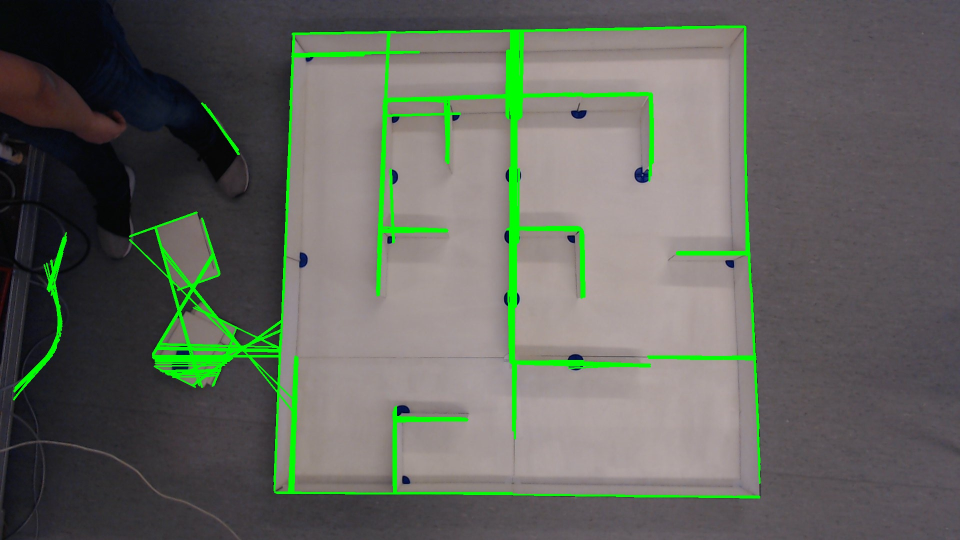
#> input picture Python/ImageProcessing/linjebilde2.jpg, 1920 x 1080 px, given in place of the camera (shown at 1/2 size)
$ python findSnake.py
#> lines starting #> are read from the running program, lines starting #| are printed output that depends on the picture; after the words box and inside, x2 and y2 are one past the last pixel; in counts of white or black regions, pixels touching at a corner belong together
### Python/ImageProcessing/camera.py
"""
Simple protocol to easily be able to use the same overhead camera in all different classes.

author: Håkon Bjerkgaard Waldum, Ruben Svedal Jørundland, Marcus Olai Grindvik
"""

import cv2


class Camera:
    """
    Controls a camera so multiple classes can access the same camera with minimal setup delay \n
    """

    cam = None

    @staticmethod
    def initCam(camNr: int = 0):
        """
        Initialise the camera class with a camera. \n
        must be called only once before getting an instance of the class \n
        :param camNr: Camera to use, 0 is usually the standard webCam on the PC
        :return: None
        """
        Camera.cam = cv2.VideoCapture(camNr)
        Camera.cam.set(cv2.CAP_PROP_FRAME_HEIGHT, 1080)
        Camera.cam.set(cv2.CAP_PROP_FRAME_WIDTH, 1920)
        Camera.cam.set(cv2.CAP_PROP_AUTOFOCUS, 0)

    # [16 lines left out: functions releaseCam, takePictureRgb, not called in this run]

    def takePicture(self):
        """
        Gets one picture from the camera
        :return: Picture as np-array
        """
        _, frame = Camera.cam.read()
        return frame

### Python/ImageProcessing/findSnake.py
"""
Algorithm to detect the different parts of the snake through color thresholding

author: Håkon Bjerkgaard Waldum, Ruben Svedal Jørundland, Marcus Olai Grindvik
"""

import cv2
import numpy as np
from Python.ImageProcessing.camera import Camera
import imutils


class FindSnake:

    def __init__(self):
        pass

    # [52 lines left out: function locateSnake, not called in this run]

    def average(self, values: list, filterExtreme=False) -> float:
        """
        Takes an average of values in a list and removes extreme values if specified
        :param values: list of values
        :param filterExtreme: flag if extreme values should be removed
        :return: average of the list
        """
        if filterExtreme and len(values) > 2:
            minimum = min(values)
            values.remove(minimum)
            maximum = max(values)
            values.remove(maximum)
        return sum(values) / len(values)

    def locateSnakeAverage(self, iterations: int, average: int = 1, filterExtreme=False, picture=None):
        """
        Locates the average of the position of the snake if specified
        :param iterations: amount of pictures to use to create the mask
        :param average: how many values to take average of
        :param filterExtreme: flag if extreme values should be removed
        :param picture: picture to use if no average is wanted
        :return: coordinates of snake parts, masked picture, None if no coordinates are found
        """
#> called with iterations = 1, average = 1, filterExtreme = False
        cam = Camera()

        greenLower = np.array([42, 0, 0], dtype=np.uint8)
        greenUpper = np.array([83, 255, 255], dtype=np.uint8)

        redLower = np.array([100, 170, 20], dtype=np.uint8)
        redUpper = np.array([140, 255, 240], dtype=np.uint8)

        purpleLower = np.array([130, 50, 30])
        purpleHigher = np.array([180, 255, 190])

        if average < 1:
            average = 1

        cordList = [[], [], [], [], [], []]
        mask = None

        for laps in range(average):

            greenFrames = []
            redFrames = []
            purpleFrames = []

            for i in range(iterations):
                if picture is not None and iterations == 1 and average == 1:
                    frame = picture
                else:
                    frame = cam.takePicture()

                blurred = cv2.GaussianBlur(frame, (7, 7), 0)
                hsvFrame = cv2.cvtColor(blurred, cv2.COLOR_BGR2HSV)  # From RGB
                maskG = cv2.inRange(hsvFrame, greenLower, greenUpper)
                greenFrames.append(maskG)

                hsvFrame2 = cv2.cvtColor(blurred, cv2.COLOR_RGB2HSV)  # From BGR
                maskR = cv2.inRange(hsvFrame2, redLower, redUpper)
                redFrames.append(maskR)

                maskBP = cv2.inRange(hsvFrame, purpleLower, purpleHigher)
                purpleFrames.append(maskBP)

            greenSum = greenFrames.pop(0)
            if greenFrames:
                for greenFrame in greenFrames:
                    greenSum = greenSum + greenFrame

            redSum = redFrames.pop(0)
            if redFrames:
                for readFram in redFrames:
                    redSum = redSum + readFram

            purpleSum = purpleFrames.pop(0)
            if purpleFrames:
                for purpleFrame in purpleFrames:
                    purpleSum = purpleSum + purpleFrame

            redMask = cv2.erode(redSum, None, iterations=2)
            redMask = cv2.dilate(redMask, None, iterations=3)

            greenMask = cv2.erode(greenSum, None, iterations=4)
            greenMask = cv2.dilate(greenMask, None, iterations=4)

            purpleMask = cv2.erode(purpleSum, None, iterations=0)
            purpleMask = cv2.dilate(purpleMask, None, iterations=5)

            mask = greenMask + redMask

            greenCnts = cv2.findContours(greenMask, cv2.RETR_EXTERNAL, cv2.CHAIN_APPROX_SIMPLE)
            greenCnts = imutils.grab_contours(greenCnts)

            redCnts = cv2.findContours(redMask, cv2.RETR_EXTERNAL, cv2.CHAIN_APPROX_SIMPLE)
            redCnts = imutils.grab_contours(redCnts)

            purpleCnts = cv2.findContours(purpleMask, cv2.RETR_EXTERNAL, cv2.CHAIN_APPROX_SIMPLE)
            purpleCnts = imutils.grab_contours(purpleCnts)

            x0 = x1 = y0 = y1 = x3 = y3 = None

            if redCnts:
                M = cv2.moments(redCnts[0])
                x1 = int(M["m10"] / M["m00"])
                y1 = int(M["m01"] / M["m00"])

            if greenCnts:
                M1 = cv2.moments(greenCnts[0])
                x0 = int(M1["m10"] / M1["m00"])
                y0 = int(M1["m01"] / M1["m00"])

            if purpleCnts:
                M2 = cv2.moments(purpleCnts[0])
                x3 = int(M2["m10"] / M2["m00"])
                y3 = int(M2["m01"] / M2["m00"])

            if x0 is not None and x1 is not None and y0 is not None and y1 is not None:
                cordList[0].append(x0)
                cordList[1].append(y0)
                cordList[2].append(x1)
                cordList[3].append(y1)
#> this loop made 1 pass
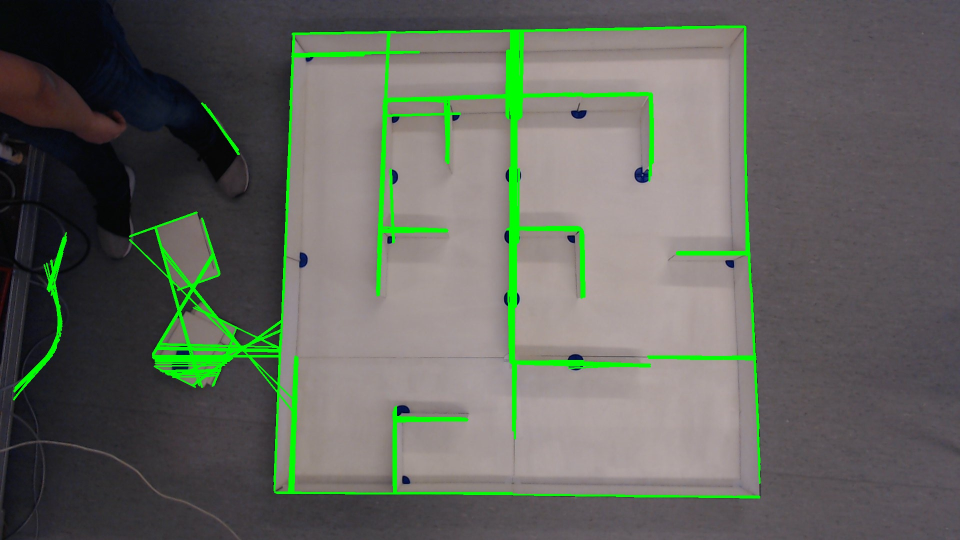
#> input picture Python/ImageProcessing/linjebilde2.jpg, 1920 x 1080 px, given in place of the camera (shown at 1/2 size)
#> pass 1, in locateSnakeAverage, `greenSum = greenFrames.pop(0)`:
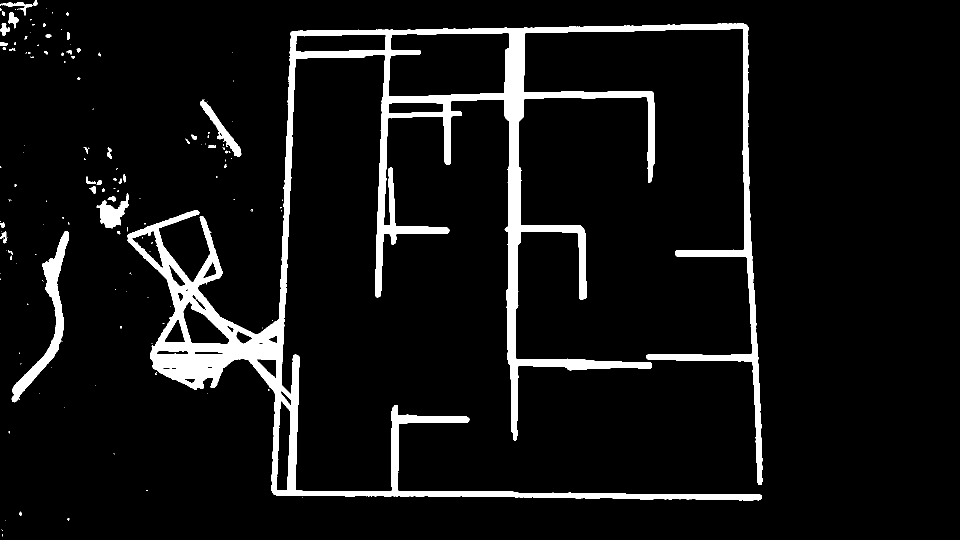
#> greenSum: shape (1080, 1920) (shown at 1/2 size); 7.3% white; 148 white regions (105 under 20 px), largest, box (x1, y1, x2, y2) and area: (255, 47, 1525, 1001) 137287, (23, 462, 138, 805) 6938, (193, 386, 258, 457) 1999
#> pass 1, in locateSnakeAverage, `greenMask = cv2.erode(greenSum, None, iterations=4)`:
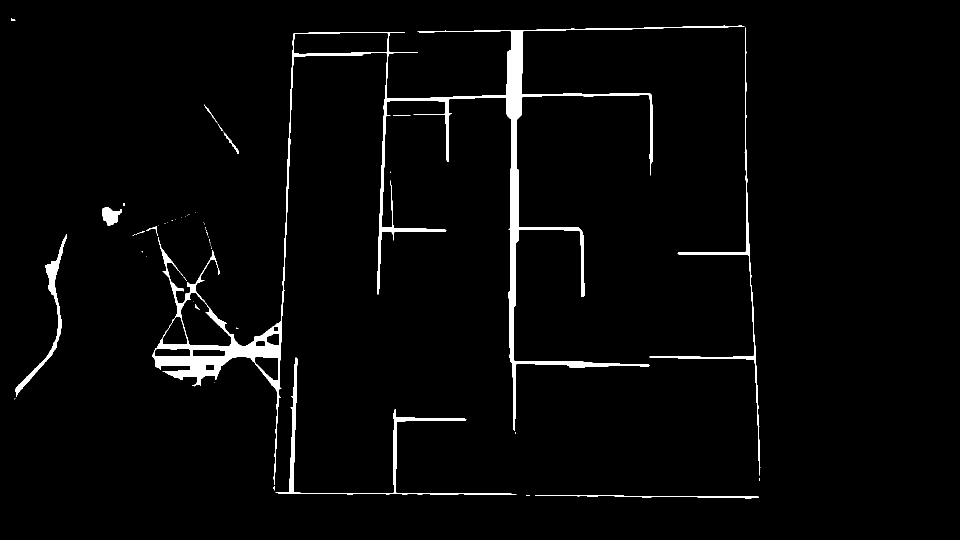
#> greenMask: shape (1080, 1920) (shown at 1/2 size); 2.8% white; 53 white regions (39 under 20 px), largest, box (x1, y1, x2, y2) and area: (305, 51, 1489, 970) 42530, (551, 715, 1033, 990) 4946, (1299, 55, 1521, 951) 4120
#> pass 1, in locateSnakeAverage, `greenMask = cv2.dilate(greenMask, None, iterations=4)`:
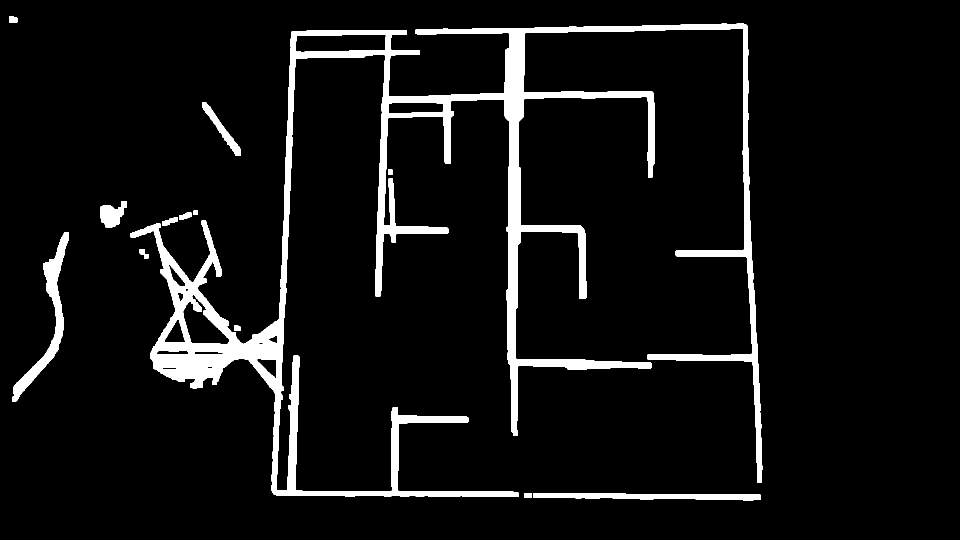
#> greenMask: shape (1080, 1920) (shown at 1/2 size); 6.9% white; 13 white regions, largest, box (x1, y1, x2, y2) and area: (261, 47, 1525, 994) 127218, (24, 464, 137, 803) 6847, (1066, 986, 1522, 1001) 4741
#> frame is the input picture: shape (1080, 1920, 3); mean B, G, R 93.4, 101.7, 97.9
#> after the loop: hsvFrame: shape (1080, 1920, 3); mean H, S, V 88.9, 39.6, 109.5
#> after the loop: hsvFrame2: shape (1080, 1920, 3); mean H, S, V 115.2, 39.6, 109.5
#> after the loop:
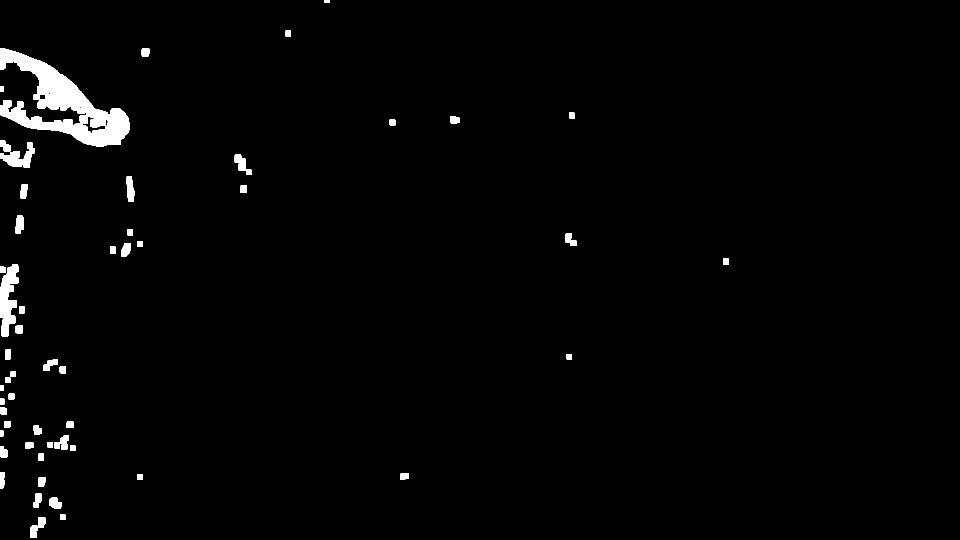
#> purpleMask: shape (1080, 1920) (shown at 1/2 size); 1.7% white; 55 white regions, largest, box (x1, y1, x2, y2) and area: (0, 96, 259, 293) 19211, (0, 529, 37, 674) 3297, (0, 285, 69, 335) 1613
#> after the loop:
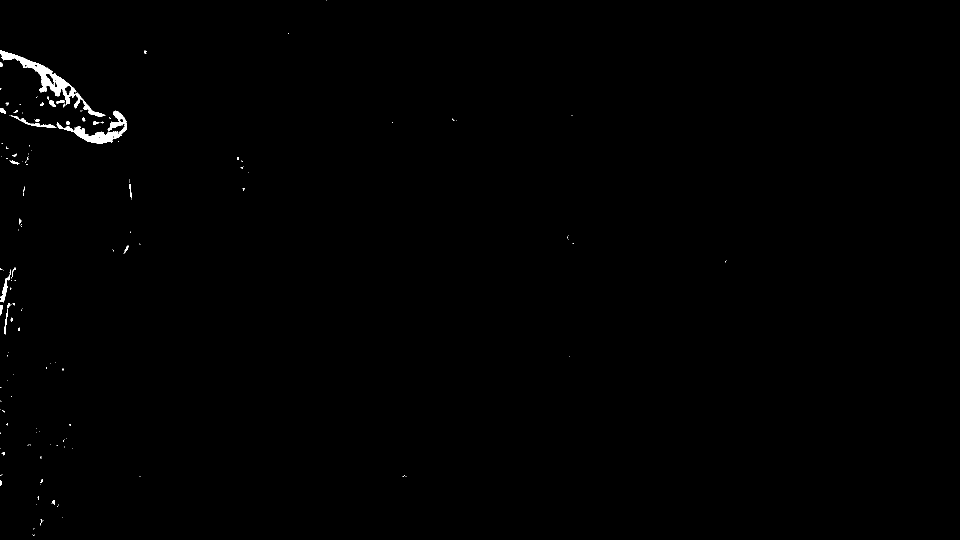
#> purpleSum: shape (1080, 1920) (shown at 1/2 size); 0.41% white; 155 white regions (124 under 20 px), largest, box (x1, y1, x2, y2) and area: (0, 101, 211, 234) 3660, (113, 221, 254, 288) 2399, (21, 231, 113, 256) 380
#> after the loop:
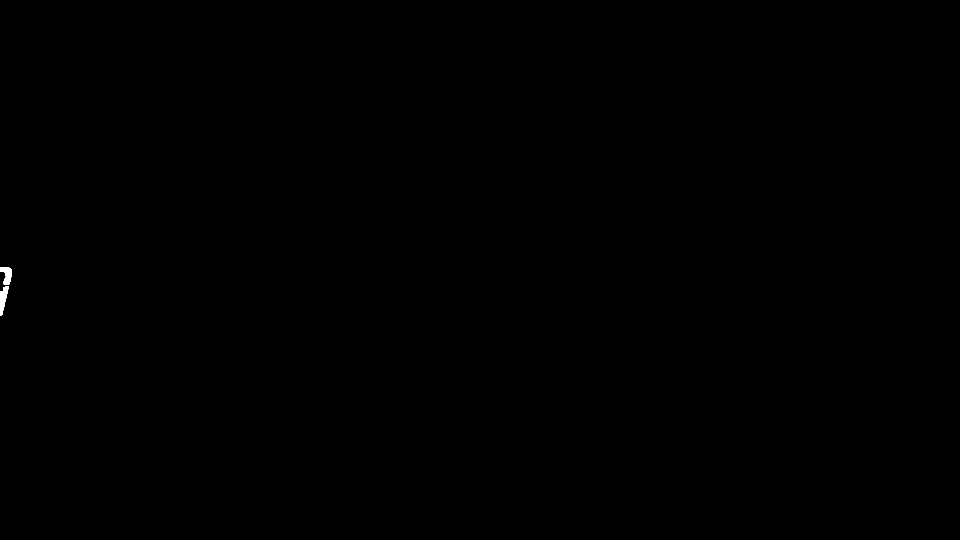
#> redMask: shape (1080, 1920) (shown at 1/2 size); 0.05% white; 2 white regions, box (x1, y1, x2, y2) and area: (0, 572, 17, 632) 599, (0, 534, 24, 569) 531
#> after the loop: redSum: shape (1080, 1920); 0.05% white; 3 white regions (2 under 20 px), largest, box (x1, y1, x2, y2) and area: (0, 534, 23, 632) 949
                # cordList[4].append(x3)
                # cordList[5].append(y3)

        if len(cordList[0]) < 3:
            filterExtreme = False

        if cordList[0]:
            x0 = self.average(cordList[0], filterExtreme)
            y0 = self.average(cordList[1], filterExtreme)
            x1 = self.average(cordList[2], filterExtreme)
            y1 = self.average(cordList[3], filterExtreme)
            # x3 = self.average(cordList[4], filterExtream)
            # y3 = self.average(cordList[5], filterExtream)
            return [[x0, y0], [x1, y1]], cv2.cvtColor(mask, cv2.COLOR_GRAY2RGB)
        else:
            return None, cv2.cvtColor(mask, cv2.COLOR_GRAY2RGB)


if __name__ == "__main__":
    cam = Camera()
    Camera.initCam(0)
    c = FindSnake()

    try:
        while True:
            cord, yolo = c.locateSnakeAverage(1, 1, False)
#> cord = [[1303, 992], [6, 597]]
            cv2.imshow("swag", yolo)
            cv2.waitKey()

    finally:
        cv2.destroyAllWindows()
